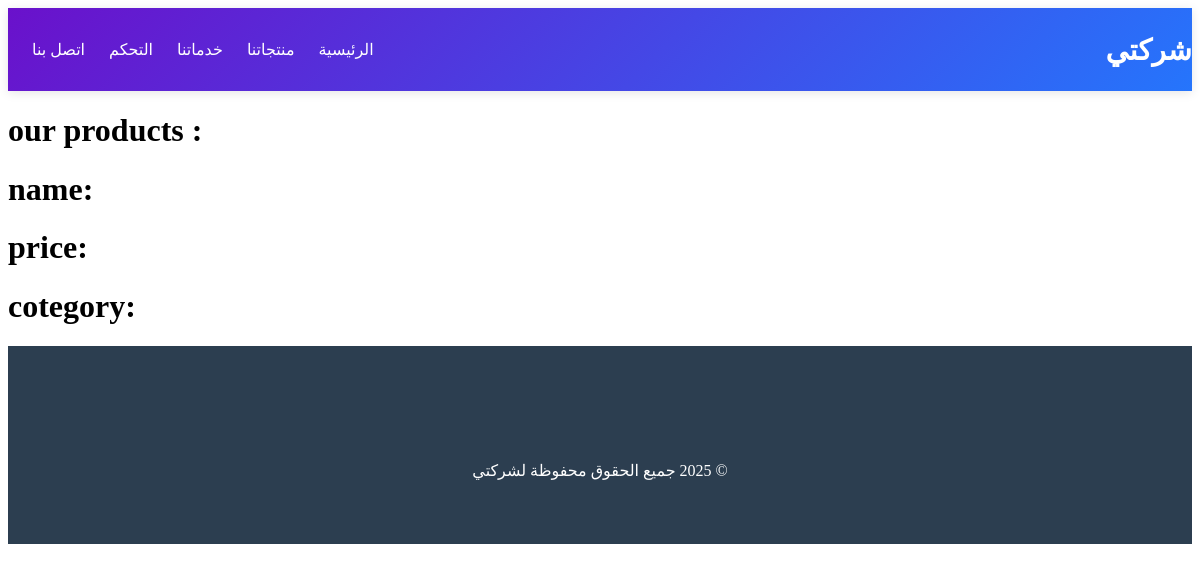
Before: /products/ with the older database file.
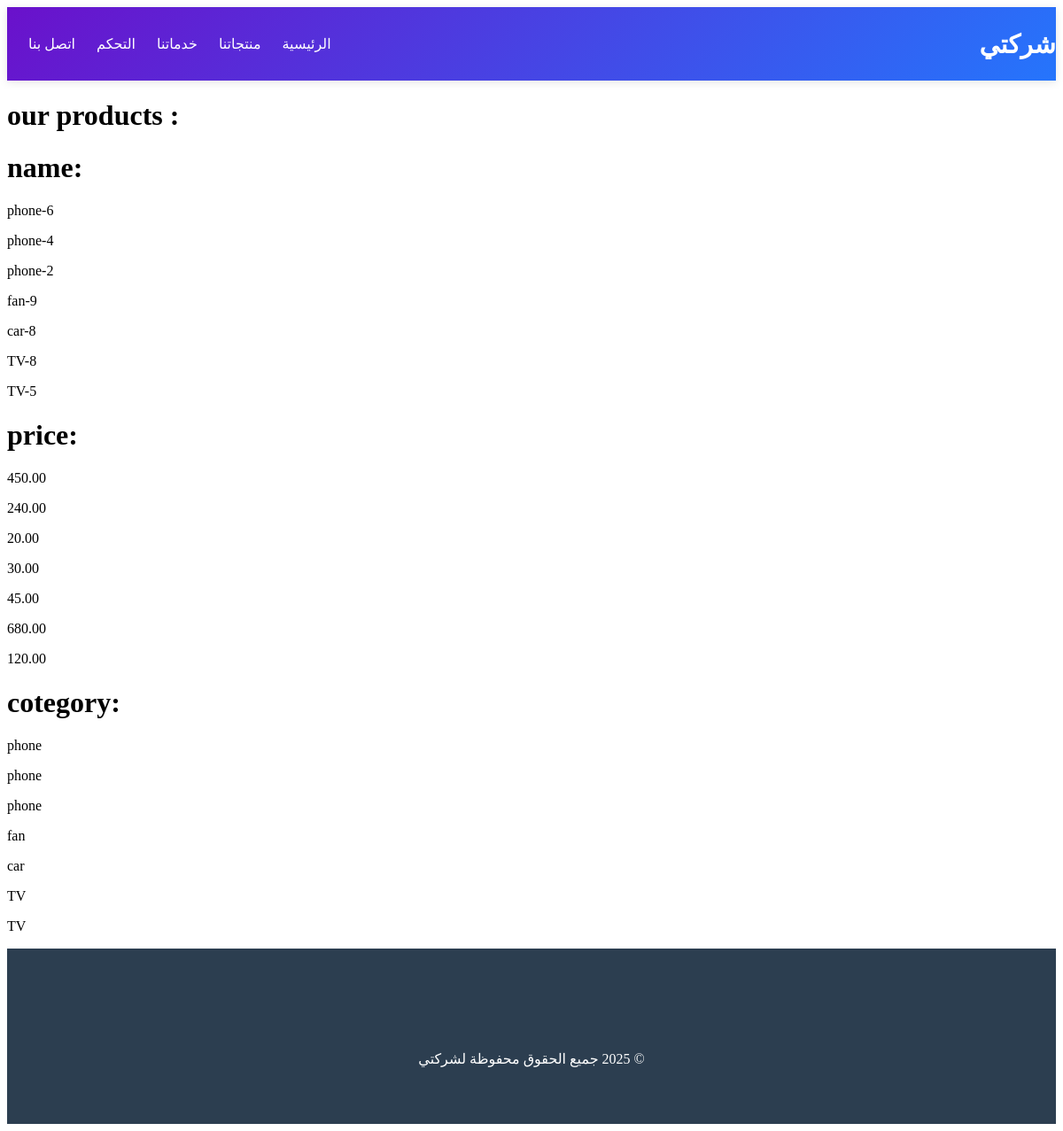
After: the same page with the newer database file.
### products/models.py (models this page shows, shortened)
class Product (models.Model):
    id = models.AutoField(primary_key=True)
    name=models.CharField(max_length = 100,default = 'enter name')
    price=models.DecimalField(max_digits = 6,decimal_places=2,default = 0.0)
    image= models.ImageField(upload_to = 'photos/%y/%m/%d',default = 'photos/25/09/13/tour-list-4.png')
    content=models.TextField(null= True,blank=True)
    categories = [
        ('phone','phone'),
        ('pc','computer'),
        ('TV','TV'),
        ('car','car'),
        ('fan','fan'),
    ]
    cotegory=models.CharField(max_length = 100,verbose_name = 'category',choices = categories)
    active=models.BooleanField(default=True)
    product_time = models.OneToOneField(Time ,on_delete=models.CASCADE, null=True, blank=True)
    class Meta :
        verbose_name = 'product'
        ordering = ['-name']

### products/views.py (the view)
# urls.py: path('products/', include('products.urls')),
def products(request):
    return render(request,'products/products.html',{"pro" : Product.objects.all()})

### templates/products/products.html (shortened to what this page needs)
<!DOCTYPE html>
{% load static %}
<html lang="en" dir="rtl">
    <head>
    </head>
    <body>
        {%include 'parts/navbar.html'%}
        <div class="content" dir="ltr" >
            <h1 > our products :</h1>
            <div class="products" >
                <div class="name">
                    <h1>name:</h1>
                    {% for x in pro %}
                        <p> {{x.name}} </p>
                    {% endfor %}
                </div>
                <div class="price" >
                    <h1>price:</h1>
                    {% for x in pro %}
                        <p> {{x.price}} </p>
                    {% endfor %}
                </div>
                <div class="cotegory" >
                    <h1>cotegory:</h1>
                    {% for x in pro %}
                        <p> {{x.cotegory}} </p>
                    {% endfor %}
                </div>
            </div>
        </div>
        {%include 'parts/foter.html'%}
    </body>
</html>

### templates/parts/navbar.html
{% load static %}
<link rel="stylesheet" href="{% static 'css/navbar.css' %}">
<header>
    <div class="container">
        <nav>
            <div class="logo">شركتي</div>
            <ul class="nav-links">
                <li><a href="{%url 'index'%}" >الرئيسية</a></li>
                <li><a href="{%url 'products'%}" >منتجاتنا</a></li>
                <li><a href="{%url 'test'%}" >خدماتنا</a></li>
                <li><a href="http://127.0.0.1:8000/admin/ " target="_blank">التحكم</a></li>
                <li><a href="http://localhost/phpmyadmin/index.php?route=/" target="_blank">اتصل بنا</a></li>
            </ul>
        </nav>
    </div>
</header>

### templates/parts/foter.html (shortened to what this page needs)
{% load static %}
<link rel="stylesheet" href="{% static 'css/foter.css' %}">
    <footer>
        <div class="container">
            <div class="footer-content">
                <div class="social-links">
                </div>
                <p>© 2025 جميع الحقوق محفوظة لشركتي</p>
            </div>
        </div>
    </footer>

### static/css/navbar.css (style rules this page uses)
header { background: linear-gradient(135deg, #6a11cb 0%, #2575fc 100%); color: white; padding: 1rem 0; position: sticky; top: 0; z-index: 100; box-shadow: 0 2px 10px rgba(0, 0, 0, 0.1); }
nav { display: flex; justify-content: space-between; align-items: center; }
.logo { font-size: 1.8rem; font-weight: 700; }
.nav-links { display: flex; list-style: none; }
.nav-links li { margin-left: 1.5rem; }
.nav-links a { color: white; text-decoration: none; font-weight: 500; transition: all 0.3s ease; }

### static/css/foter.css (style rules this page uses)
footer { background: #2c3e50; color: white; padding: 3rem 0; text-align: center; }
.footer-content { display: flex; flex-direction: column; align-items: center; }
.social-links { margin-bottom: 1.5rem; }

Changed rows visible on the page:
added Product: name "phone-6", price "450.00", cotegory "phone"
added Product: name "phone-4", price "240.00", cotegory "phone"
added Product: name "phone-2", price "20.00", cotegory "phone"
added Product: name "fan-9", price "30.00", cotegory "fan"
added Product: name "car-8", price "45.00", cotegory "car"
added Product: name "TV-8", price "680.00", cotegory "TV"
added Product: name "TV-5", price "120.00", cotegory "TV"
